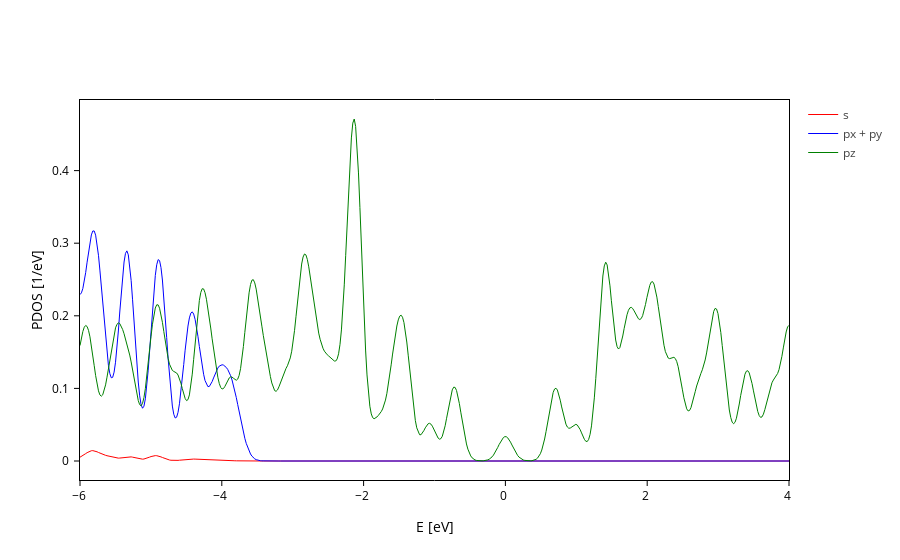

Source (notebook cell):
### Code cell
orb_groups = [
    {"l": 0, "name": "s", "color": "red"},
    {"l": 1, "m": [-1, 1], "name": "px + py", "color": "blue"},
    {"l": 1, "m": 0, "name": "pz", "color": "green"},
]
pdos_plot.update_inputs(groups=orb_groups)

### Figure 1 — Plotly figure (JSON) as saved in the notebook; plotly's stock layout.template omitted (floating-point values rounded to 4 significant figures; data arrays with more than 128 entries replaced by an {"elided": "..."} marker saying what was removed)
{"data": [{"line": {"color": "red", "width": 1.0}, "meta": {}, "mode": "lines", "name": "s", "type": "scatter", "x": {"elided": "500 float values"}, "y": {"elided": "500 float values"}}, {"line": {"color": "blue", "width": 1.0}, "meta": {}, "mode": "lines", "name": "px + py", "type": "scatter", "x": {"elided": "500 float values"}, "y": {"elided": "500 float values"}}, {"line": {"color": "green", "width": 1.0}, "meta": {}, "mode": "lines", "name": "pz", "type": "scatter", "x": {"elided": "500 float values"}, "y": {"elided": "500 float values"}}], "layout": {"scene": {"xaxis": {"title": {"text": "E [eV]"}}, "yaxis": {"title": {"text": "PDOS [1/eV]"}}}, "xaxis": {"title": {"text": "E [eV]"}}, "yaxis": {"title": {"text": "PDOS [1/eV]"}}}}
